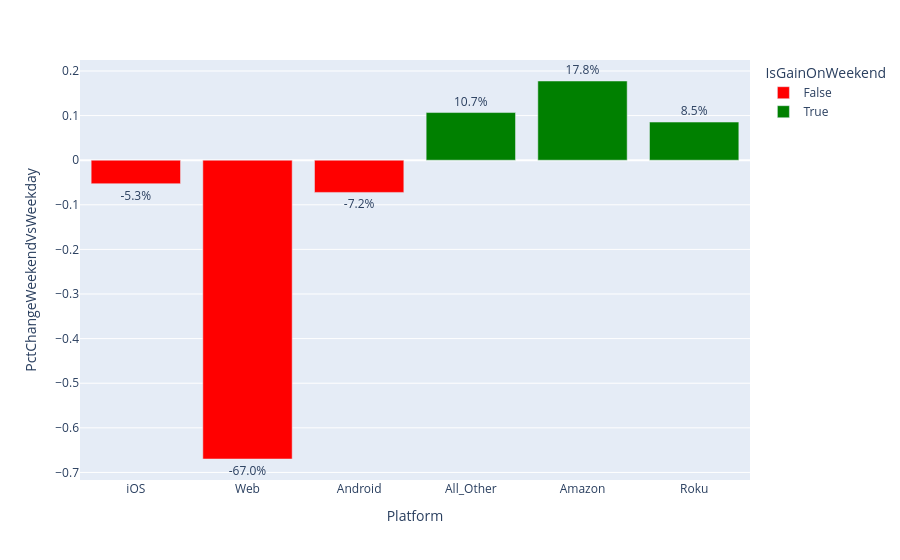

The notebook cell this image was saved under:
### Code cell
fig = px.bar(
    df_du_by_weekend_pct_change,
    x="Platform",
    y="PctChangeWeekendVsWeekday",
    color="IsGainOnWeekend",
    text="PctChangeLabel",
    color_discrete_map={True: "green", False: "red"},
)

fig.update_traces(textposition="outside")

fig.show()

### Figure 1 — Plotly figure (JSON) as saved in the notebook; plotly's stock layout.template omitted (floating-point values rounded to 4 significant figures)
{"data": [{"hovertemplate": "IsGainOnWeekend=False<br>Platform=%{x}<br>PctChangeWeekendVsWeekday=%{y}<br>PctChangeLabel=%{text}<extra></extra>", "legendgroup": "False", "marker": {"color": "red", "pattern": {"shape": ""}}, "name": "False", "orientation": "v", "showlegend": true, "text": ["-5.3%", "-67.0%", "-7.2%"], "textposition": "outside", "type": "bar", "x": ["iOS", "Web", "Android"], "xaxis": "x", "y": [-0.05273, -0.6699, -0.07225], "yaxis": "y"}, {"hovertemplate": "IsGainOnWeekend=True<br>Platform=%{x}<br>PctChangeWeekendVsWeekday=%{y}<br>PctChangeLabel=%{text}<extra></extra>", "legendgroup": "True", "marker": {"color": "green", "pattern": {"shape": ""}}, "name": "True", "orientation": "v", "showlegend": true, "text": ["10.7%", "17.8%", "8.5%"], "textposition": "outside", "type": "bar", "x": ["All_Other", "Amazon", "Roku"], "xaxis": "x", "y": [0.1068, 0.1775, 0.08544], "yaxis": "y"}], "layout": {"barmode": "relative", "legend": {"title": {"text": "IsGainOnWeekend"}, "tracegroupgap": 0}, "margin": {"t": 60}, "xaxis": {"anchor": "y", "domain": [0, 1], "title": {"text": "Platform"}}, "yaxis": {"anchor": "x", "domain": [0, 1], "title": {"text": "PctChangeWeekendVsWeekday"}}}}
